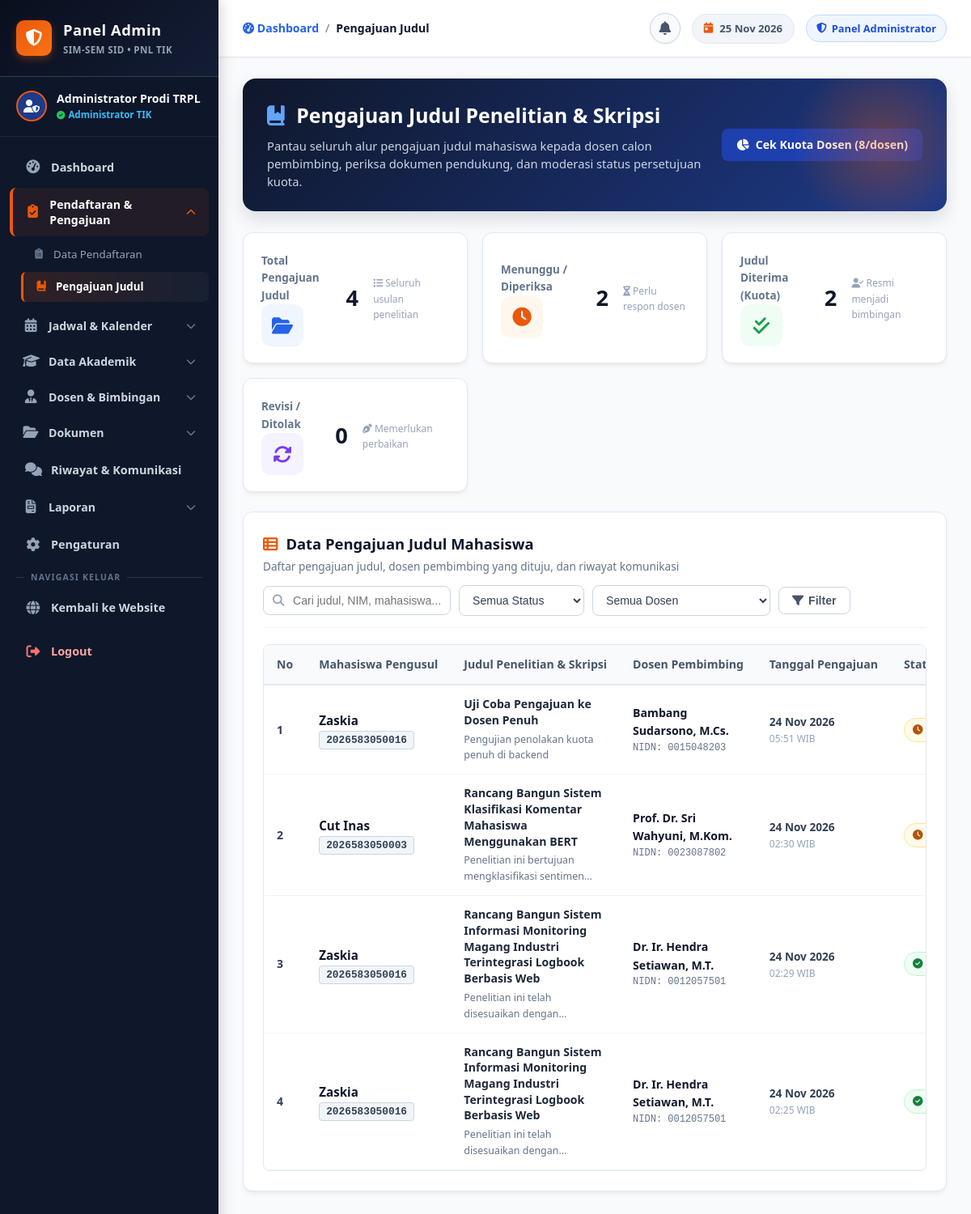
Screenshot of /admin_pengajuan_judul.php (signed in) with the database file from the repository.
### tables this page shows
CREATE TABLE `pengajuan_judul` (
  `id` int(11) NOT NULL AUTO_INCREMENT,
  `mahasiswa_id` int(11) NOT NULL,
  `dosen_id` int(11) NOT NULL,
  `judul` varchar(255) NOT NULL,
  `latar_belakang` text NOT NULL,
  `file_dokumen` varchar(255) DEFAULT NULL,
  `file_gambar` varchar(255) DEFAULT NULL,
  `status` enum('Menunggu','Sedang diperiksa','Perlu revisi','Diterima','Ditolak') DEFAULT 'Menunggu',
  `catatan_revisi` text DEFAULT NULL,
  `alasan_penolakan` text DEFAULT NULL,
  `created_at` timestamp NOT NULL DEFAULT current_timestamp(),
  `updated_at` timestamp NOT NULL DEFAULT current_timestamp() ON UPDATE current_timestamp(),
  PRIMARY KEY (`id`),
  KEY `fk_pengajuan_mahasiswa` (`mahasiswa_id`),
  KEY `fk_pengajuan_dosen` (`dosen_id`),
  CONSTRAINT `fk_pengajuan_dosen` FOREIGN KEY (`dosen_id`) REFERENCES `dosen` (`id`) ON DELETE CASCADE,
  CONSTRAINT `fk_pengajuan_mahasiswa` FOREIGN KEY (`mahasiswa_id`) REFERENCES `mahasiswa` (`id`) ON DELETE CASCADE
);

CREATE TABLE `mahasiswa` (
  `id` int(11) NOT NULL AUTO_INCREMENT,
  `nim` varchar(25) NOT NULL,
  `nama` varchar(100) NOT NULL,
  `tanggal_lahir` date DEFAULT NULL,
  `password` varchar(255) NOT NULL,
  `is_password_changed` tinyint(1) DEFAULT 0,
  `program_studi` varchar(100) DEFAULT 'Teknologi Rekayasa Perangkat Lunak',
  `email` varchar(100) DEFAULT NULL,
  `no_hp` varchar(20) DEFAULT NULL,
  `created_at` timestamp NOT NULL DEFAULT current_timestamp(),
  PRIMARY KEY (`id`),
  UNIQUE KEY `nim` (`nim`)
);

CREATE TABLE `dosen` (
  `id` int(11) NOT NULL AUTO_INCREMENT,
  `nidn` varchar(30) NOT NULL,
  `nama_dosen` varchar(100) NOT NULL,
  `gelar_akademik` varchar(50) NOT NULL,
  `password` varchar(255) NOT NULL DEFAULT '',
  `program_studi` varchar(100) DEFAULT 'Teknologi Rekayasa Perangkat Lunak',
  `email` varchar(100) NOT NULL,
  `no_hp` varchar(25) NOT NULL,
  `status` enum('Aktif','Cuti','Tidak Aktif') DEFAULT 'Aktif',
  `kuota_maksimal` int(11) NOT NULL DEFAULT 8,
  `created_at` timestamp NOT NULL DEFAULT current_timestamp(),
  PRIMARY KEY (`id`),
  UNIQUE KEY `nidn` (`nidn`)
);

### admin_pengajuan_judul.php (the view, shortened to what this page needs)
<?php
require_once 'koneksi.php';
$search        = trim($_GET['search'] ?? '');
$sql = "
    SELECT pj.*,
           m.nim, m.nama AS nama_mahasiswa, m.email AS email_mahasiswa, m.no_hp AS hp_mahasiswa,
           d.nidn, d.nama_dosen, d.gelar_akademik, d.email AS email_dosen
    FROM pengajuan_judul pj
    JOIN mahasiswa m ON pj.mahasiswa_id = m.id
    JOIN dosen d ON pj.dosen_id = d.id
    WHERE 1=1
";
$params = [];
$types  = "";
$sql .= " ORDER BY pj.created_at DESC";
if (!empty($params)) {
    $stmt = mysqli_prepare($conn, $sql);
    mysqli_stmt_bind_param($stmt, $types, ...$params);
    mysqli_stmt_execute($stmt);
    $result_judul = mysqli_stmt_get_result($stmt);
} else {
    $result_judul = mysqli_query($conn, $sql);
}
$stat_total    = mysqli_num_rows(mysqli_query($conn, "SELECT id FROM pengajuan_judul"));
$stat_menunggu = mysqli_num_rows(mysqli_query($conn, "SELECT id FROM pengajuan_judul WHERE status IN ('Menunggu', 'Sedang diperiksa')"));
$stat_diterima = mysqli_num_rows(mysqli_query($conn, "SELECT id FROM pengajuan_judul WHERE status = 'Diterima'"));
$stat_revisi   = mysqli_num_rows(mysqli_query($conn, "SELECT id FROM pengajuan_judul WHERE status IN ('Perlu revisi', 'Ditolak')"));
?>
<!DOCTYPE html>
<html lang="id">
<head>
    <link rel="stylesheet" href="https://cdnjs.cloudflare.com/ajax/libs/font-awesome/6.4.0/css/all.min.css">
    <link rel="stylesheet" href="style.css">
    <link rel="stylesheet" href="admin_style.css">
</head>
<body>
<div class="admin-app">
    <?php include 'admin_sidebar.php'; ?>
    <div class="admin-main">
        <header class="admin-topbar">
            <div class="admin-topbar-left">
                <div class="admin-breadcrumb">
                    <a href="dashboard_admin.php"><i class="fas fa-gauge-high"></i> Dashboard</a>
                    <span>/</span>
                    <span class="current">Pengajuan Judul</span>
                </div>
            </div>
            <div class="admin-topbar-right">
                <?php include 'komponen_notifikasi_lonceng.php'; ?>
                <div class="topbar-date-pill">
                    <i class="fas fa-calendar-day"></i> <?= date('d M Y'); ?>
                </div>
                <div class="admin-badge-role">
                    <i class="fas fa-shield-halved"></i> Panel Administrator
                </div>
            </div>
        </header>
        <main class="admin-content-body">
            <div class="welcome-admin-banner">
                <div class="welcome-admin-info">
                    <h1><i class="fas fa-book-bookmark" style="color: #60a5fa; margin-right: 8px;"></i> Pengajuan Judul Penelitian & Skripsi</h1>
                    <p>Pantau seluruh alur pengajuan judul mahasiswa kepada dosen calon pembimbing, periksa dokumen pendukung, dan moderasi status persetujuan kuota.</p>
                </div>
                <div>
                    <a href="admin_kuota_dosen.php" class="btn-admin btn-admin-primary">
                        <i class="fas fa-chart-pie"></i> Cek Kuota Dosen (<?= KUOTA_MAKSIMAL_DOSEN; ?>/dosen)
                    </a>
                </div>
            </div>
            <div class="admin-stats-grid" style="grid-template-columns: repeat(auto-fit, minmax(210px, 1fr)); margin-bottom: 24px;">
                <div class="stat-card">
                    <div class="stat-card-header">
                        <div class="stat-card-title">Total Pengajuan Judul</div>
                        <div class="stat-card-icon icon-blue"><i class="fas fa-folder-open"></i></div>
                    </div>
                    <div class="stat-card-value"><?= $stat_total; ?></div>
                    <div class="stat-card-desc"><i class="fas fa-list"></i> Seluruh usulan penelitian</div>
                </div>
                <div class="stat-card">
                    <div class="stat-card-header">
                        <div class="stat-card-title">Menunggu / Diperiksa</div>
                        <div class="stat-card-icon icon-orange"><i class="fas fa-clock"></i></div>
                    </div>
                    <div class="stat-card-value"><?= $stat_menunggu; ?></div>
                    <div class="stat-card-desc"><i class="fas fa-hourglass-half"></i> Perlu respon dosen</div>
                </div>
                <div class="stat-card">
                    <div class="stat-card-header">
                        <div class="stat-card-title">Judul Diterima (Kuota)</div>
                        <div class="stat-card-icon icon-green"><i class="fas fa-check-double"></i></div>
                    </div>
                    <div class="stat-card-value"><?= $stat_diterima; ?></div>
                    <div class="stat-card-desc"><i class="fas fa-user-check"></i> Resmi menjadi bimbingan</div>
                </div>
                <div class="stat-card">
                    <div class="stat-card-header">
                        <div class="stat-card-title">Revisi / Ditolak</div>
                        <div class="stat-card-icon icon-purple"><i class="fas fa-rotate"></i></div>
                    </div>
                    <div class="stat-card-value"><?= $stat_revisi; ?></div>
                    <div class="stat-card-desc"><i class="fas fa-pen-nib"></i> Memerlukan perbaikan</div>
                </div>
            </div>
            <div class="admin-table-card">
                <div class="admin-table-header">
                    <div>
                        <h2 class="admin-table-title"><i class="fas fa-table-list" style="color: var(--primary);"></i> Data Pengajuan Judul Mahasiswa</h2>
                        <p style="font-size: 0.85rem; color: #64748b; margin-top: 2px;">Daftar pengajuan judul, dosen pembimbing yang dituju, dan riwayat komunikasi</p>
                    </div>
                    <form method="GET" action="admin_pengajuan_judul.php" class="admin-toolbar-filter">
                        <div class="admin-search-input">
                            <i class="fas fa-magnifying-glass"></i>
                            <input type="text" name="search" placeholder="Cari judul, NIM, mahasiswa..." value="<?= htmlspecialchars($search); ?>">
                        </div>
                        <select name="status" class="admin-filter-select" onchange="this.form.submit()">
                            <option value="">Semua Status</option>
                        </select>
                        <select name="dosen_id" class="admin-filter-select" onchange="this.form.submit()" style="max-width: 220px;">
                            <option value="0">Semua Dosen</option>
                        </select>
                        <button type="submit" class="btn-admin btn-admin-secondary">
                            <i class="fas fa-filter"></i> Filter
                        </button>
                    </form>
                </div>
                <div class="table-responsive">
                    <table class="admin-data-table">
                        <thead>
                            <tr>
                                <th style="width: 50px;">No</th>
                                <th>Mahasiswa Pengusul</th>
                                <th>Judul Penelitian & Skripsi</th>
                                <th>Dosen Pembimbing</th>
                                <th>Tanggal Pengajuan</th>
                                <th>Status</th>
                            </tr>
                        </thead>
                        <tbody>
                            <?php if (mysqli_num_rows($result_judul) > 0): ?>
                                <?php $no = 1; while ($row = mysqli_fetch_assoc($result_judul)):
                                ?>
                                    <tr>
                                        <td><strong><?= $no++; ?></strong></td>
                                        <td>
                                            <div style="font-weight: 700; color: #0f172a; font-size: 0.95rem;"><?= htmlspecialchars($row['nama_mahasiswa']); ?></div>
                                            <span class="badge-role badge-role-admin" style="font-family: monospace; font-size: 0.8rem;"><?= htmlspecialchars($row['nim']); ?></span>
                                        </td>
                                        <td>
                                            <div style="font-weight: 600; color: #1e293b; max-width: 320px; line-height: 1.4;">
                                                <?= htmlspecialchars($row['judul']); ?>
                                            </div>
                                            <div style="font-size: 0.78rem; color: #64748b; margin-top: 4px; display: -webkit-box; -webkit-line-clamp: 2; -webkit-box-orient: vertical; overflow: hidden;">
                                                <?= htmlspecialchars($row['latar_belakang']); ?>
                                            </div>
                                        </td>
                                        <td>
                                            <div style="font-weight: 600; color: #0f172a; font-size: 0.88rem;">
                                                <?= htmlspecialchars($row['nama_dosen'] . ', ' . $row['gelar_akademik']); ?>
                                            </div>
                                            <div style="font-size: 0.75rem; color: #64748b; font-family: monospace;">NIDN: <?= htmlspecialchars($row['nidn']); ?></div>
                                        </td>
                                        <td>
                                            <div style="font-size: 0.85rem; color: #334155; font-weight: 600;">
                                                <?= date('d M Y', strtotime($row['created_at'])); ?>
                                            </div>
                                            <div style="font-size: 0.75rem; color: #94a3b8;">
                                                <?= date('H:i', strtotime($row['created_at'])); ?> WIB
                                            </div>
                                        </td>
                                        <td>
                                            <?php
                                            $st = $row['status'];
                                            if ($st === 'Diterima') {
                                                echo '<span class="badge-status badge-selesai"><i class="fas fa-check-circle"></i> Diterima</span>';
                                            } elseif ($st === 'Menunggu') {
                                                echo '<span class="badge-status badge-menunggu"><i class="fas fa-clock"></i> Menunggu</span>';
                                            } elseif ($st === 'Sedang diperiksa') {
                                                echo '<span class="badge-status badge-terjadwal"><i class="fas fa-magnifying-glass"></i> Diperiksa</span>';
                                            } elseif ($st === 'Perlu revisi') {
                                                echo '<span class="badge-status" style="background:#fff7ed; color:#c2410c; border:1px solid #ffedd5;"><i class="fas fa-pen"></i> Perlu Revisi</span>';
                                            } elseif ($st === 'Ditolak') {
                                                echo '<span class="badge-status badge-ditolak"><i class="fas fa-ban"></i> Ditolak</span>';
                                            }
                                            ?>
                                        </td>
                                    </tr>
                                <?php endwhile; ?>
                            <?php endif; ?>
                        </tbody>
                    </table>
                </div>
            </div>
        </main>
    </div>
</div>
</body>
</html>

### style.css (style rules this page uses)
:root { --primary: #ea580c; --primary-hover: #c2410c; --primary-light: #fff7ed; --primary-border: #fed7aa; --secondary: #0f172a; --text-muted: #64748b; --bg-light: #f8fafc; --bg-white: #ffffff; --border-color: #e2e8f0; --success: #16a34a; --warning: #d97706; --font-main: 'Segoe UI', -apple-system, BlinkMacSystemFont, Roboto, sans-serif; --radius-sm: 8px; --radius-md: 12px; --radius-lg: 18px; --shadow-sm: 0 1px 3px rgba(0, 0, 0, 0.05); --shadow-md: 0 4px 14px rgba(0, 0, 0, 0.07); --shadow-lg: 0 10px 25px rgba(234, 88, 12, 0.12); --transition: all 0.3s ease; }
* { margin: 0; padding: 0; box-sizing: border-box; }
html { scroll-behavior: smooth; }
body { font-family: var(--font-main); background-color: var(--bg-light); color: var(--secondary); line-height: 1.6; }
.badge-status { font-size: 0.75rem; font-weight: 700; padding: 4px 10px; border-radius: 50px; }
:root { --site-sidebar-width: 270px; --site-navy-dark: #0a0f1d; --site-navy: #0f172a; --site-navy-surface: #1e293b; --site-navy-border: #334155; --site-orange-accent: #ea580c; }

### rows the page displays
pengajuan_judul: mahasiswa.nama "Zaskia", mahasiswa.nim "2026583050016", judul "Uji Coba Pengajuan ke Dosen Penuh", latar_belakang "Pengujian penolakan kuota penuh di backend", dosen.gelar_akademik "Bambang Sudarsono, M.Cs.", dosen.nidn "0015048203", created_at "24 Nov 2026", created_at "05:51", status "Menunggu" (drawn)
pengajuan_judul: mahasiswa.nama "Cut Inas", mahasiswa.nim "2026583050003", judul "Rancang Bangun Sistem Klasifikasi Komentar Mahasiswa Menggunakan BERT", latar_belakang "Penelitian ini bertujuan mengklasifikasi…", dosen.gelar_akademik "Prof. Dr. Sri Wahyuni, M.Kom.", dosen.nidn "0023087802", created_at "24 Nov 2026", created_at "02:30", status "Menunggu" (drawn)
pengajuan_judul: mahasiswa.nama "Zaskia", mahasiswa.nim "2026583050016", judul "Rancang Bangun Sistem Informasi Monitoring Magang Industri Terintegrasi Logbook Berbasis Web", latar_belakang "Penelitian ini telah disesuaikan…", dosen.gelar_akademik "Dr. Ir. Hendra Setiawan, M.T.", dosen.nidn "0012057501", created_at "24 Nov 2026", created_at "02:29", status "Diterima" (drawn)
pengajuan_judul: mahasiswa.nama "Zaskia", mahasiswa.nim "2026583050016", judul "Rancang Bangun Sistem Informasi Monitoring Magang Industri Terintegrasi Logbook Berbasis Web", latar_belakang "Penelitian ini telah disesuaikan…", dosen.gelar_akademik "Dr. Ir. Hendra Setiawan, M.T.", dosen.nidn "0012057501", created_at "24 Nov 2026", created_at "02:25", status "Diterima" (drawn)

### other values shown
$admin_nama_tampil "Administrator Prodi TRPL"
KUOTA_MAKSIMAL_DOSEN "8"
$stat_total "4"
$stat_menunggu "2"
$stat_diterima "2"
$stat_revisi "0"
